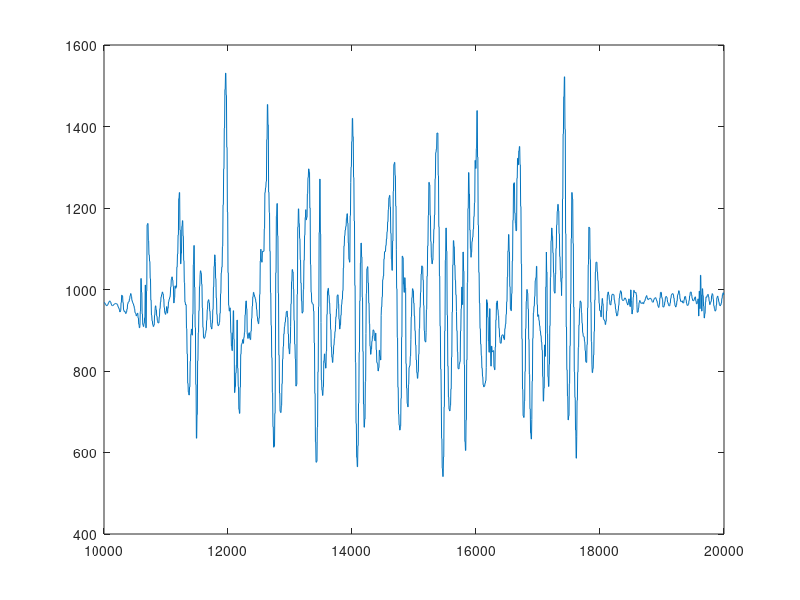

This figure's MATLAB source: (Note: this script raises an error after producing the figure.)
%% Initialization
clear ; close all; clc
% clear anything you might have


fprintf('Program paused. Starting MCS Press enter to continue.\n');
pause;

%makes sure nothing half-loads

fprintf('Plotting Test Data ...\n')
data = load('normalTrim.csv'); %import dataset
data2 = load('ascentTrim.csv'); %import dataset
data3 = load('descentTrim.csv');

%normalTrim
time = data(:, 1);
AX = data(:, 2);
AY = data(:, 3);
AZ = data(:, 4);
GX = data(:, 5);
GY = data(:, 6);
GZ = data(:, 7);

%ascent
time2 = data2(:, 1);
AX2 = data2(:, 2);
AY2 = data2(:, 3);
AZ2 = data2(:, 4);
GX2 = data2(:, 5);
GY2 = data2(:, 6);
GZ2 = data2(:, 7);

%descent
time3 = data3(:, 1);
AX3 = data3(:, 2);
AY3 = data3(:, 3);
AZ3 = data3(:, 4);
GX3 = data3(:, 5);
GY3 = data3(:, 6);
GZ3 = data3(:, 7);


Fpass = 0.37; 
Fstop = 0.43;
Ap = 1;
Ast = 30;

%{
d = designfilt('lowpassfir','PassbandFrequency',Fpass,...
  'StopbandFrequency',Fstop,'PassbandRipple',Ap,'StopbandAttenuation',Ast);
hfvt = fvtool(d);

dk = designfilt('lowpassfir','PassbandFrequency',Fpass,...
  'StopbandFrequency',Fstop,'PassbandRipple',Ap,...
  'StopbandAttenuation',Ast, 'DesignMethod', 'kaiserwin');

addfilter(hfvt,dk);
legend(hfvt,'Equiripple design', 'Kaiser window design')
%}

figure
plot(time, AX); 
hold on
lowpass(AX,0.000000000000000000000000000001,200); %0.00001
title('AX (Old vs. lowpassfilter) vs Time')

figure
plot(time2, AX2); 
hold on
lowpass(AX2,0.000000000000000000000000000001,200); %0.00001
title('AX2 (Old vs. lowpassfilter) vs Time')

figure
plot(time3, AX3); 
hold on
lowpass(AX3,0.000000000000000000000000000001,200); %0.00001
title('AX3 (Old vs. lowpassfilter) vs Time')

%{
figure
plot(time, AX); 
hold on
highpass(AX,50,200);
title('AX (Old vs. highpassfilter) vs Time')

figure
plot(time, AX2); 
hold on
highpass(AX2,50,200);
title('AX2 (Old vs. highpassfilter) vs Time')
%}
